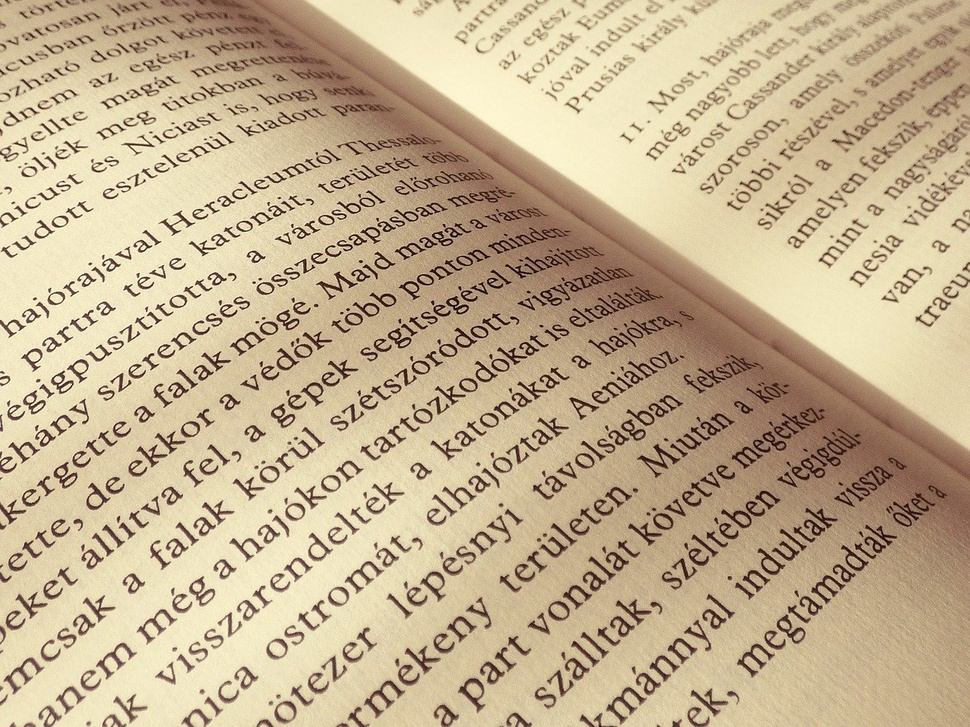
#> input picture lab1/book.jpg, 970 x 727 px, shrunk from 1280 x 960 before the run
$ python otsu_binarization.py
#> lines starting #> are read from the running program, lines starting #| are printed output that depends on the picture; after the words box and inside, x2 and y2 are one past the last pixel; in counts of white or black regions, pixels touching at a corner belong together
#> further down, img1 is the input picture: PIL image 970x727 RGB; mean R, G, B 195.8, 176.2, 144.3
from PIL import Image
import numpy as np


def semitone(old_image):
    return (0.3 * old_image[:, :, 0] + 0.59 * old_image[:, :, 1] + 0.11 * old_image[:, :, 2]).astype(np.uint8)
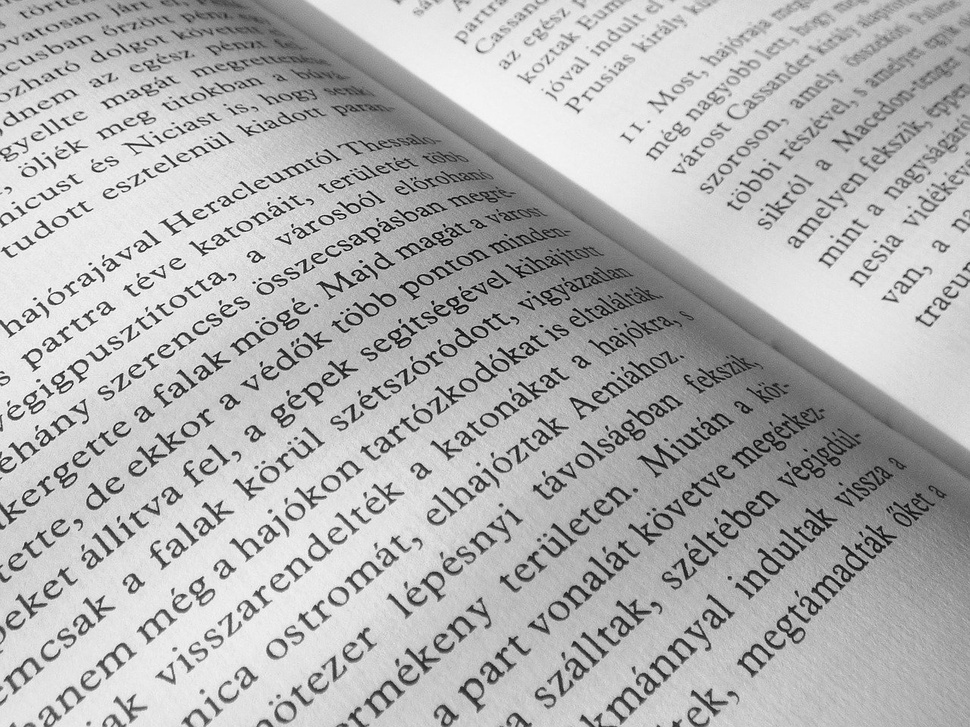
#> returned value: shape (727, 970); min 5, max 252, mean 178.2

def calculate_threshold(image):
    bins = np.arange(image.min() - 1, image.max() + 1)
#> bins = 249 values from 4 to 252
    hist, base = np.histogram(image, bins=bins, density=True)
#> hist = 248 values, max 0.0162 at index 225, min 0 at index 0, mean 0.00403; base = 249 values from 4 to 252
    base = base[1:].astype(np.uint8)
#> base = 248 values from 5 to 252

    w0_raw = np.cumsum(hist)
#> w0_raw = 248 values from 0 to 1
    w1_raw = np.ones(shape=w0_raw.shape) - w0_raw
#> w1_raw = 248 values, max 1 at index 0, min 0 at index 247, mean 0.702
    t_rank = 0
    i_max = 0
    for i, (w0, w1) in enumerate(zip(w0_raw, w1_raw)):
        m0 = np.sum(base[:i] * hist[:i] / w0)
        m1 = np.sum(base[i + 1:] * hist[i + 1:] / w1)
        d0 = np.sum(hist[:i] * (base[:i] - m0)**2)
        d1 = np.sum(hist[i + 1:] * (base[i + 1:] - m1)**2)
        d_all = w0 * d0 + w1 * d1
        d_class = w0 * w1 * (m0 - m1)**2
        if d_all == 0:
            i_max = i
            break
        if d_class / d_all > t_rank:
            t_rank = d_class / d_all
            i_max = i
#> this loop made 248 passes
#> (w0, w1, m0, m1, d0, d1, d_all, d_class) on passes 2 to 12: (8.51e-06, 1, 0, 179.2, 0, 2544.7, 2544.7, 0.273), (8.79e-05, 1, 0.581, 179.2, 0.00025, 2542.4, 2542.1, 2.8), (0.000173, 1, 3.51, 179.2, 0.00102, 2539.9, 2539.4, 5.34), (0.000306, 1, 4.2, 179.2, 0.00187, 2536, 2535.2, 9.38), (0.000435, 1, 5.71, 179.3, 0.00202, 2532.3, 2531.2, 13.11), (0.000581, 0.999, 6.5, 179.3, 0.00263, 2528.2, 2526.7, 17.35), (0.00078, 0.999, 6.9, 179.3, 0.00438, 2522.6, 2520.7, 23.17), (0.000961, 0.999, 8.08, 179.3, 0.00502, 2517.6, 2515.2, 28.17), (0.00113, 0.999, 8.94, 179.4, 0.00607, 2512.9, 2510.1, 32.87), (0.00143, 0.999, 8.75, 179.4, 0.0114, 2504.8, 2501.2, 41.66), (0.00169, 0.998, 10.06, 179.5, 0.0138, 2497.9, 2493.7, 48.47)
#> (m0, m1, d0, d1, d_all, d_class, t_rank) on passes 61 to 66: (42.1, 185.5, 8.67, 1684.6, 1610.2, 871.9, 0.541), (42.74, 185.6, 9.2, 1668.7, 1593.2, 886.3, 0.556), (43.24, 185.8, 9.73, 1652.4, 1575.8, 903.2, 0.573), (43.77, 185.9, 10.32, 1635.7, 1557.9, 920.6, 0.591), (44.42, 186, 10.94, 1619.9, 1541.1, 934.8, 0.607), (44.97, 186.2, 11.56, 1604.3, 1524.4, 950.2, 0.623)

    return base[i_max]


def Otsu_binarization(old_image, semitone_needed=True):
    if semitone_needed:
        semi = semitone(old_image)
    else:
        semi = old_image

    new_image = np.zeros(shape=semi.shape)

    t = calculate_threshold(semi)

    new_image[semi > t] = 255

    return new_image.astype(np.uint8)

img1 = Image.open("book.jpg").convert('RGB')
img1Arr = np.array(img1)
Image.fromarray(Otsu_binarization(img1Arr), 'L').save("book_otsu.jpg")
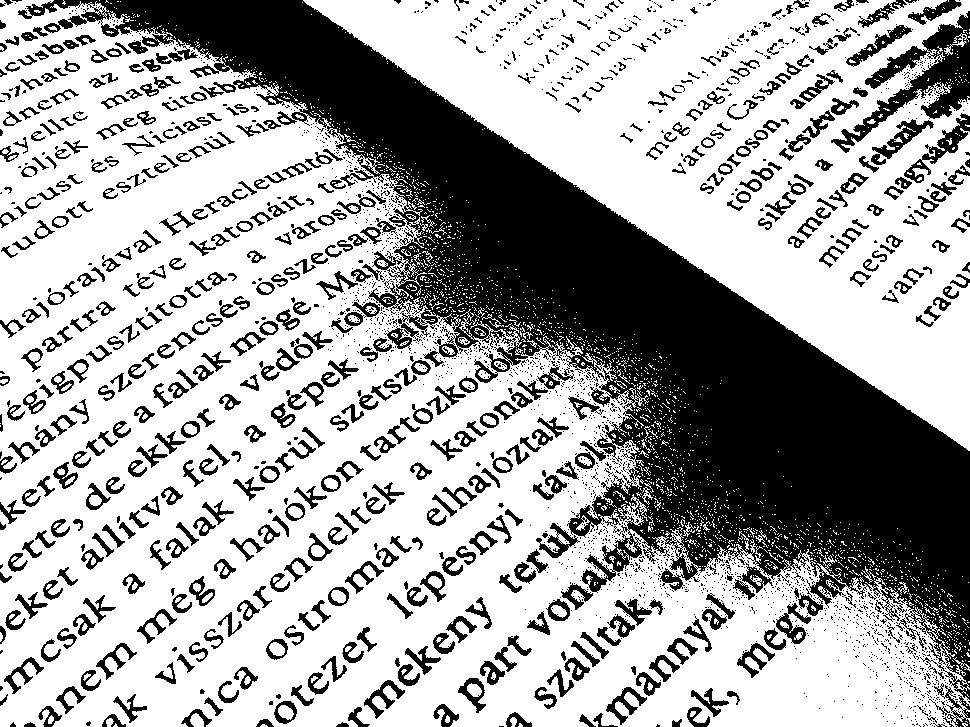
#> saved as book_otsu.jpg: PIL image 970x727 L; 66.4% white; 2518 black regions (1923 under 20 px), largest, box (x1, y1, x2, y2) and area: (18, 0, 970, 700) 154243, (831, 11, 970, 153) 5363, (904, 113, 970, 183) 1003
